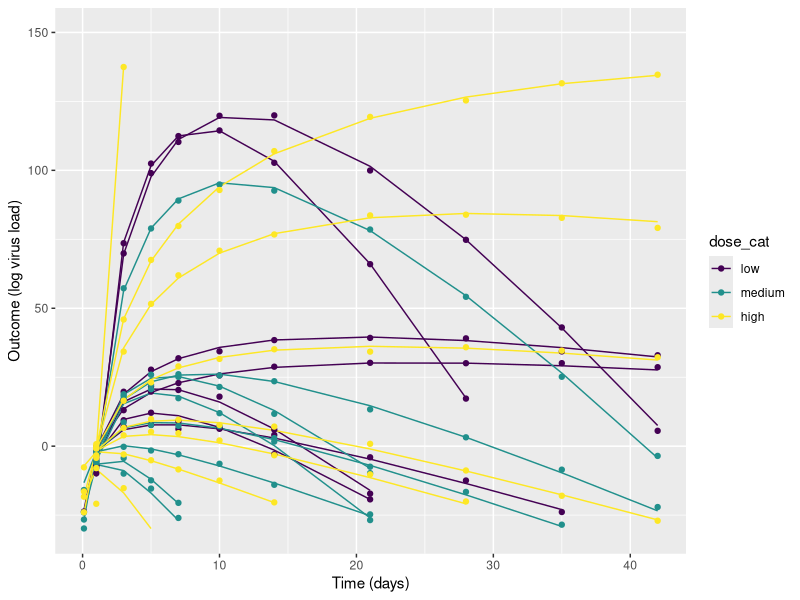
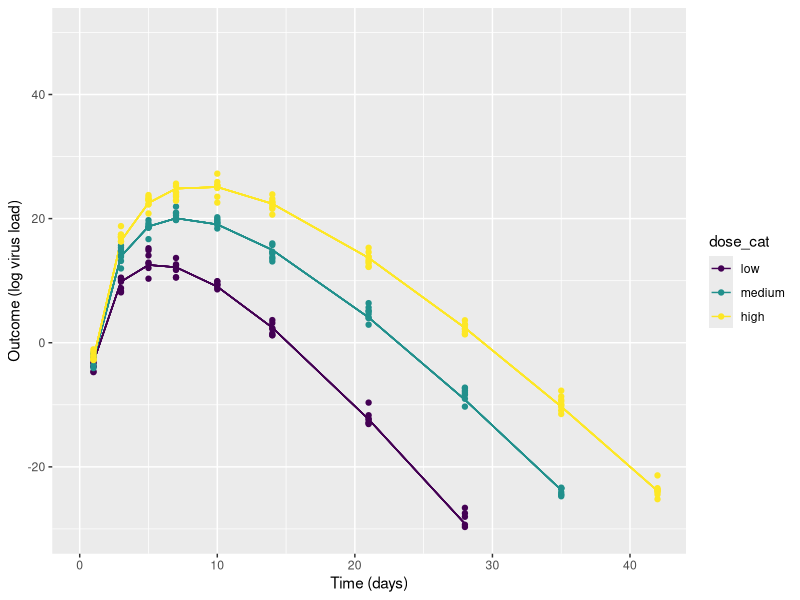
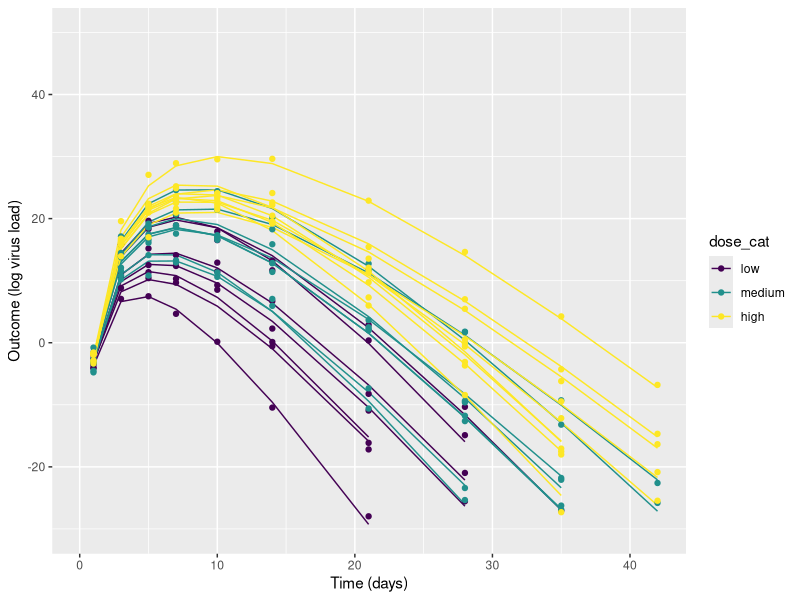
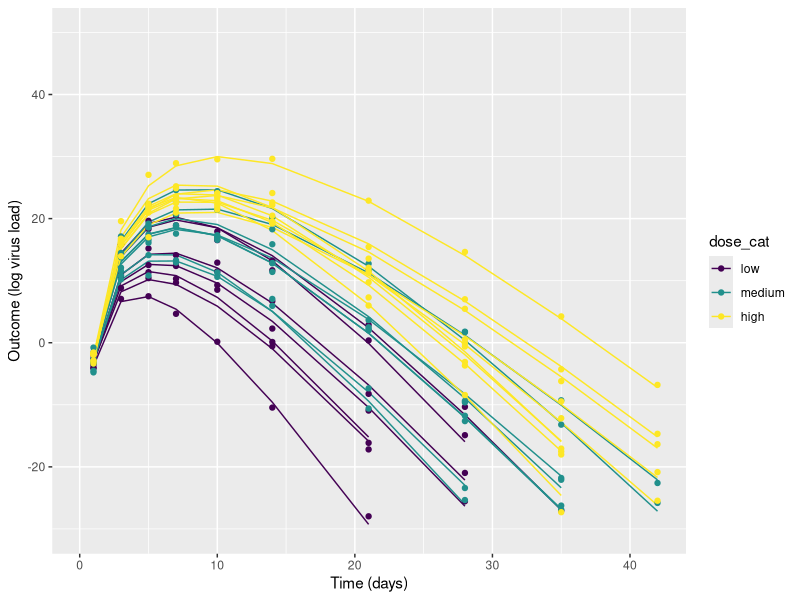

The R source for these figures, in order:
# code only portion of tutorial part 1
# https://www.andreashandel.com/posts/longitudinal-multilevel-bayesian-analysis-1/
# Simulating data

## ---- settings --------
## General settings
set.seed(123) #for reproducibility
# days at which we assume outcome is measured
timevec <- c(0.1,1,3,5,7,10,14,21,28,35,42)

#do different number of individuals per dose
#just to make it clearer which is which and also since that's the data structure
Nlow = 7; Nmed = 8; Nhigh = 9;
#if you want to explore how model fitting changes if you increase sample size
#turn on this line of code
#Nlow = 70; Nmed = 80; Nhigh = 90;

Ntot = Nlow + Nmed + Nhigh; #total number of individuals

# Set values for dose
# since we only consider dose on a log scale
# we'll log transform right here and then always use it in those log units
high_dose = log(1000)
med_dose = log(100)
low_dose = log(10)
dosevec = c(rep(low_dose,Nlow),rep(med_dose,Nmed),rep(high_dose,Nhigh))
# we are also creating a version that is just ordered categories instead of numeric values
# we'll use that for plotting and in the alternative analysis in a separate post
dosevec_cat = ordered(c(rep("low", Nlow),rep("medium",Nmed),rep("high",Nhigh)),levels=c("low","medium","high"))


## Setting parameter values

## ---- commonpars --------
sigma = 1
a1 = 0.2
b1 = -0.2

## ---- m1pars --------
m1_mua = 3
m1_mub = 1
m1_sigmaa = 1
m1_sigmab = 1
m1_a0 = rnorm(n=Ntot, m1_mua, m1_sigmaa)
m1_b0 = rnorm(n=Ntot, m1_mub, m1_sigmaa)
# saving main parameters
m1pars = c(sigma = sigma, a1 = a1, b1 = b1, a0_mu = m1_mua, b0_mu = m1_mub)

## ---- m2pars --------
m2_mua = 3
m2_mub = 1
m2_sigmaa = 0.0001
m2_sigmab = 0.0001
m2_a0 = rnorm(n=Ntot, m2_mua, m2_sigmaa)
m2_b0 = rnorm(n=Ntot, m2_mub, m2_sigmab)
m2pars = c(sigma = sigma, a1 = a1, b1 = b1, a0_mu = m2_mua, b0_mu = m2_mub)

## ---- m3pars --------
m3_mua = 3
m3_mub = 1
m3_sigmaa = 0.1
m3_sigmab = 0.1
m3_a0 = rnorm(n=Ntot, m3_mua, m3_sigmaa)
m3_b0 = rnorm(n=Ntot, m3_mub, m3_sigmaa)
m3pars = c(sigma = sigma, a1 = a1, b1 = b1, a0_mu = m3_mua, b0_mu = m3_mub)

## ---- m1sims --------
m1_alpha = m1_a0 + a1*(log(dosevec) - log(med_dose))
m1_beta = m1_b0 + b1*(log(dosevec) - log(med_dose))
#doing matrix multiplication to get time-series for each individual
#for that to work, the timevec vector needs to be transposed
m1_mu =  exp(m1_alpha) %*% t(log(timevec)) - exp(m1_beta) %*% t(timevec)
# apply variation following a normal distribution to each individual
m1_y = apply(m1_mu,2,rnorm,sigma)
# in a final step, we reorganize the data into a long data frame with
# columns id, time, dose, model,
# the deterministic mean mu, and the normally distributed outcome
# we store dose in 3 versions, the original (log transformed one), the one that has the middle value subtracted, and a categorical one
# note that little trick using sort to get time in the right order
# not a robust way of doing things, but works here
m1_dat <- data.frame(id = rep(1:Ntot,length(timevec)),
                     dose = rep(dosevec,length(timevec)), dose_adj = rep(dosevec,length(timevec))-med_dose, dose_cat =  rep(dosevec_cat,length(timevec)),
                     time = sort(rep(timevec,Ntot)), model = "m1",
                     mu = as.vector(m1_mu), outcome = rnorm(n=length(m1_mu),mean=as.vector(m1_mu),sd=sigma)  )


## ---- m2m3sims --------
#model 2
m2_alpha = m2_a0 + a1*(log(dosevec) - log(med_dose))
m2_beta = m2_b0 + b1*(log(dosevec) - log(med_dose))
m2_mu =  exp(m2_alpha) %*% t(log(timevec)) - exp(m2_beta) %*% t(timevec)
m2_dat <- data.frame(id = rep(1:Ntot,length(timevec)),
                     dose = rep(dosevec,length(timevec)), dose_adj = rep(dosevec,length(timevec))-med_dose, dose_cat =  rep(dosevec_cat,length(timevec)),
                     time = sort(rep(timevec,Ntot)), model = "m2",
                     mu = as.vector(m2_mu), outcome = rnorm(n=length(m2_mu),mean=as.vector(m2_mu),sd=sigma)  )

#model 3
m3_alpha = m3_a0 + a1*(log(dosevec) - log(med_dose))
m3_beta = m3_b0 + b1*(log(dosevec) - log(med_dose))
m3_mu =  exp(m3_alpha) %*% t(log(timevec)) - exp(m3_beta) %*% t(timevec)
m3_y = apply(m3_mu,2,rnorm,sigma)
m3_dat <- data.frame(id = rep(1:Ntot,length(timevec)),
                     dose = rep(dosevec,length(timevec)), dose_adj = rep(dosevec,length(timevec))-med_dose, dose_cat =  rep(dosevec_cat,length(timevec)),
                     time = sort(rep(timevec,Ntot)), model = "m3",
                     mu = as.vector(m3_mu), outcome = rnorm(n=length(m3_mu),mean=as.vector(m3_mu),sd=sigma)  )



## ---- packages --------
library('ggplot2')

## ---- makeplots --------
p1 <- ggplot(m1_dat) +
  geom_line(aes(x=time, y=mu, col = dose_cat, group = id)) +
  geom_point(aes(x=time, y=outcome, col = dose_cat)) +
  scale_y_continuous(limits = c(-30,150)) +
  labs(y = "Outcome (log virus load)",  x = "Time (days)")

p2 <- ggplot(m2_dat) +
  geom_line(aes(x=time, y=mu, col = dose_cat, group = id)) +
  geom_point(aes(x=time, y=outcome, col = dose_cat)) +
  scale_y_continuous(limits = c(-30,50)) +
  labs(y = "Outcome (log virus load)",  x = "Time (days)")

p3 <- ggplot(m3_dat) +
  geom_line(aes(x=time, y=mu, col = dose_cat, group = id)) +
  geom_point(aes(x=time, y=outcome, col = dose_cat)) +
  scale_y_continuous(limits = c(-30,50)) +
  labs(y = "Outcome (log virus load)",  x = "Time (days)")

## ---- showplots --------
plot(p1)
plot(p2)
plot(p3)

## ---- savesims --------
ggsave(file = paste0("simdata_m3.png"), p3, dpi = 300, units = "in", width = 7, height = 7)
simdat <- list(m1 = m1_dat, m2 = m2_dat, m3 = m3_dat, m1pars = m1pars, m2pars = m2pars, m3pars = m3pars)
saveRDS(simdat, "simdat.Rds")


